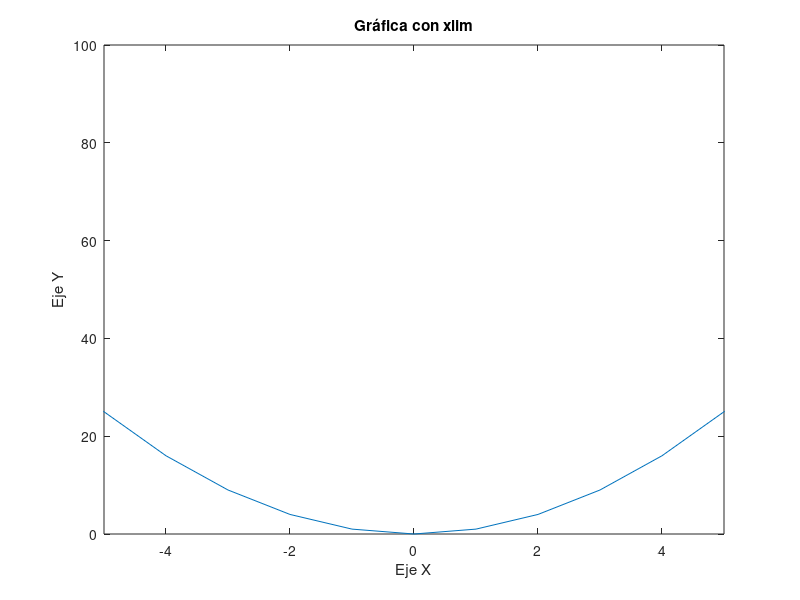

Write MATLAB code to recreate this figure.
x = -10:10;
y = x.^2;

figure;
plot(x, y);
xlim([-5, 5]);  % Mostrar solo desde x = -5 hasta x = 5
title('Gráfica con xlim');
xlabel('Eje X');
ylabel('Eje Y');
